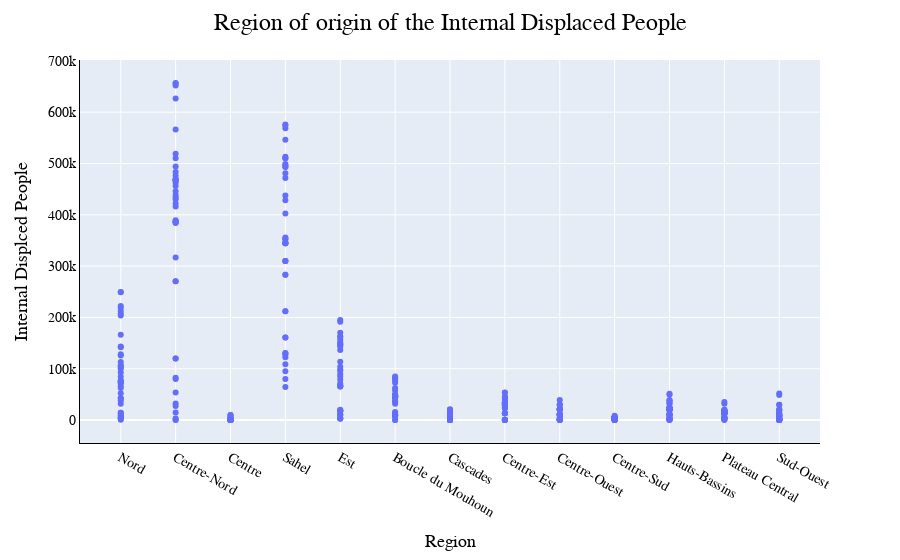

Notebook code for this chart:
### Code cell
fig = px.scatter(Region_IDP,
                    x="Regions", 
                    y="Internal Displced People")
                   
fig.update_xaxes(showline = True, linecolor = 'black', linewidth = 1, row = 1, col = 1,)
fig.update_yaxes(showline = True, linecolor = 'black', linewidth = 1, row = 1, col = 1,)

fig.update_layout(
    title={
        'text': "Region of origin of the Internal Displaced People",
        'font': {'family': 'Times New Roman', 'size': 24, 'color': 'black'},
        'x': 0.5,
        'xanchor': 'center'},
    xaxis_title={
        'text': "Region",
        'font': {'family': 'Times New Roman', 'size': 18, 'color': 'black'}},
    yaxis_title={
        'text': "Internal Displced People",
        
        'font': {'family': 'Times New Roman', 'size': 18, 'color': 'black'}},
    font=dict(family="Times New Roman", size=14, color='black')
)

fig.show()

### Figure 1 — Plotly figure (JSON) as saved in the notebook; plotly's stock layout.template omitted (floating-point values rounded to 4 significant figures; data arrays with more than 128 entries replaced by an {"elided": "..."} marker saying what was removed)
{"data": [{"hovertemplate": "Regions=%{x}<br>Internal Displced People=%{y}<extra></extra>", "legendgroup": "", "marker": {"color": "#636efa", "symbol": "circle"}, "mode": "markers", "name": "", "orientation": "v", "showlegend": false, "type": "scatter", "x": {"elided": "492 str values"}, "xaxis": "x", "y": {"elided": "492 int values"}, "yaxis": "y"}], "layout": {"font": {"color": "black", "family": "Times New Roman", "size": 14}, "legend": {"tracegroupgap": 0}, "margin": {"t": 60}, "title": {"font": {"color": "black", "family": "Times New Roman", "size": 24}, "text": "Region of origin of the Internal Displaced People", "x": 0.5, "xanchor": "center"}, "xaxis": {"anchor": "y", "domain": [0, 1], "linecolor": "black", "linewidth": 1, "showline": true, "title": {"font": {"color": "black", "family": "Times New Roman", "size": 18}, "text": "Region"}}, "yaxis": {"anchor": "x", "domain": [0, 1], "linecolor": "black", "linewidth": 1, "showline": true, "title": {"font": {"color": "black", "family": "Times New Roman", "size": 18}, "text": "Internal Displced People"}}}}
